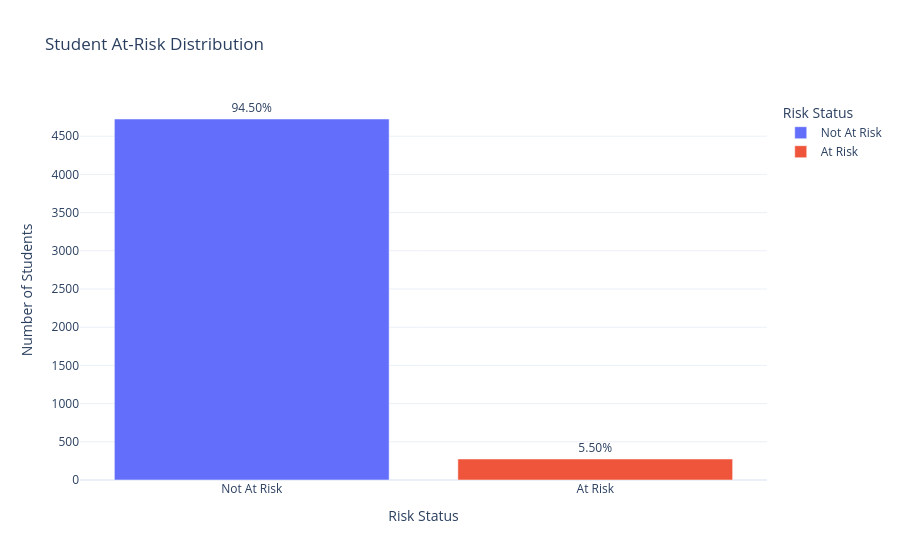

Write notebook code for a chart like this one.
### Code cell
fig = px.bar(
    risk_summary,
    x="Risk Status",
    y="Students",
    text="Percentage",
    title="Student At-Risk Distribution",
    color="Risk Status"
)

fig.update_traces(
    texttemplate="%{text:.2f}%",
    textposition="outside"
)

fig.update_layout(
    template="plotly_white",
    yaxis_title="Number of Students"
)
fig.show()

### Figure 1 — Plotly figure (JSON) as saved in the notebook; plotly's stock layout.template omitted (floating-point values rounded to 4 significant figures)
{"data": [{"alignmentgroup": "True", "hovertemplate": "Risk Status=%{x}<br>Students=%{y}<br>Percentage=%{text}<extra></extra>", "legendgroup": "Not At Risk", "marker": {"color": "#636efa", "pattern": {"shape": ""}}, "name": "Not At Risk", "offsetgroup": "Not At Risk", "orientation": "v", "showlegend": true, "text": [94.5], "textposition": "outside", "texttemplate": "%{text:.2f}%", "type": "bar", "x": ["Not At Risk"], "xaxis": "x", "y": [4725], "yaxis": "y"}, {"alignmentgroup": "True", "hovertemplate": "Risk Status=%{x}<br>Students=%{y}<br>Percentage=%{text}<extra></extra>", "legendgroup": "At Risk", "marker": {"color": "#EF553B", "pattern": {"shape": ""}}, "name": "At Risk", "offsetgroup": "At Risk", "orientation": "v", "showlegend": true, "text": [5.5], "textposition": "outside", "texttemplate": "%{text:.2f}%", "type": "bar", "x": ["At Risk"], "xaxis": "x", "y": [275], "yaxis": "y"}], "layout": {"barmode": "relative", "legend": {"title": {"text": "Risk Status"}, "tracegroupgap": 0}, "title": {"text": "Student At-Risk Distribution"}, "xaxis": {"anchor": "y", "categoryarray": ["Not At Risk", "At Risk"], "categoryorder": "array", "domain": [0, 1], "title": {"text": "Risk Status"}}, "yaxis": {"anchor": "x", "domain": [0, 1], "title": {"text": "Number of Students"}}}}
